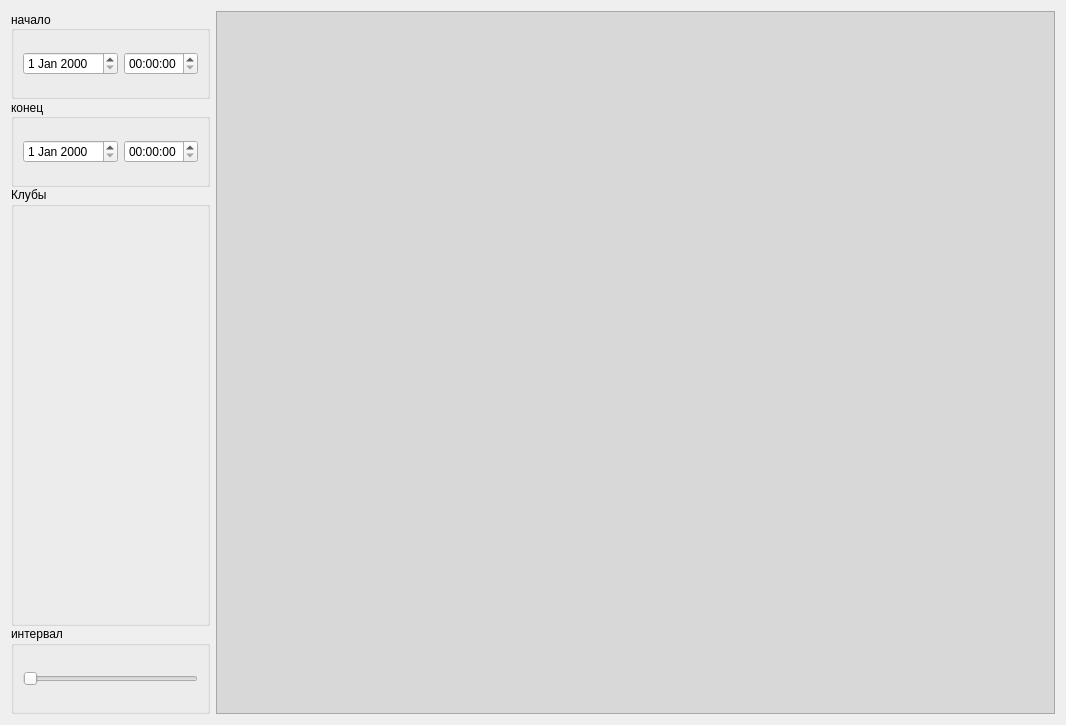
<?xml version="1.0" encoding="UTF-8"?>
<ui version="4.0">
 <class>Form</class>
 <widget class="QWidget" name="Form">
  <property name="geometry">
   <rect>
    <x>0</x>
    <y>0</y>
    <width>1066</width>
    <height>725</height>
   </rect>
  </property>
  <property name="windowTitle">
   <string>Form</string>
  </property>
  <layout class="QHBoxLayout" name="horizontalLayout_11" stretch="1,10">
   <item>
    <layout class="QVBoxLayout" name="verticalLayout_2" stretch="1,1,5,1">
     <property name="spacing">
      <number>0</number>
     </property>
     <item>
      <widget class="QGroupBox" name="groupBox_5">
       <property name="layoutDirection">
        <enum>Qt::LeftToRight</enum>
       </property>
       <property name="title">
        <string>начало</string>
       </property>
       <property name="alignment">
        <set>Qt::AlignLeading|Qt::AlignLeft|Qt::AlignVCenter</set>
       </property>
       <property name="flat">
        <bool>false</bool>
       </property>
       <layout class="QHBoxLayout" name="horizontalLayout_6">
        <item>
         <layout class="QHBoxLayout" name="horizontalLayout_7">
          <item>
           <widget class="QDateEdit" name="dateEdit_3"/>
          </item>
          <item>
           <widget class="QTimeEdit" name="timeEdit_3"/>
          </item>
         </layout>
        </item>
       </layout>
      </widget>
     </item>
     <item>
      <widget class="QGroupBox" name="groupBox_6">
       <property name="title">
        <string>конец</string>
       </property>
       <property name="alignment">
        <set>Qt::AlignLeading|Qt::AlignLeft|Qt::AlignVCenter</set>
       </property>
       <layout class="QHBoxLayout" name="horizontalLayout_8">
        <item>
         <layout class="QHBoxLayout" name="horizontalLayout_9">
          <item>
           <widget class="QDateEdit" name="dateEdit_4"/>
          </item>
          <item>
           <widget class="QTimeEdit" name="timeEdit_4"/>
          </item>
         </layout>
        </item>
       </layout>
      </widget>
     </item>
     <item>
      <widget class="QGroupBox" name="groupBox_7">
       <property name="title">
        <string>Клубы</string>
       </property>
      </widget>
     </item>
     <item>
      <widget class="QGroupBox" name="groupBox_8">
       <property name="title">
        <string>интервал</string>
       </property>
       <layout class="QHBoxLayout" name="horizontalLayout_10">
        <item>
         <widget class="QSlider" name="horizontalSlider_2">
          <property name="maximum">
           <number>60</number>
          </property>
          <property name="singleStep">
           <number>15</number>
          </property>
          <property name="pageStep">
           <number>30</number>
          </property>
          <property name="orientation">
           <enum>Qt::Horizontal</enum>
          </property>
         </widget>
        </item>
       </layout>
      </widget>
     </item>
    </layout>
   </item>
   <item>
    <widget class="QFrame" name="graph_frame">
     <property name="styleSheet">
      <string notr="true">background-color: rgb(216, 216, 216);</string>
     </property>
     <property name="frameShape">
      <enum>QFrame::StyledPanel</enum>
     </property>
     <property name="frameShadow">
      <enum>QFrame::Plain</enum>
     </property>
     <property name="lineWidth">
      <number>1</number>
     </property>
    </widget>
   </item>
  </layout>
 </widget>
 <resources/>
 <connections/>
</ui>
